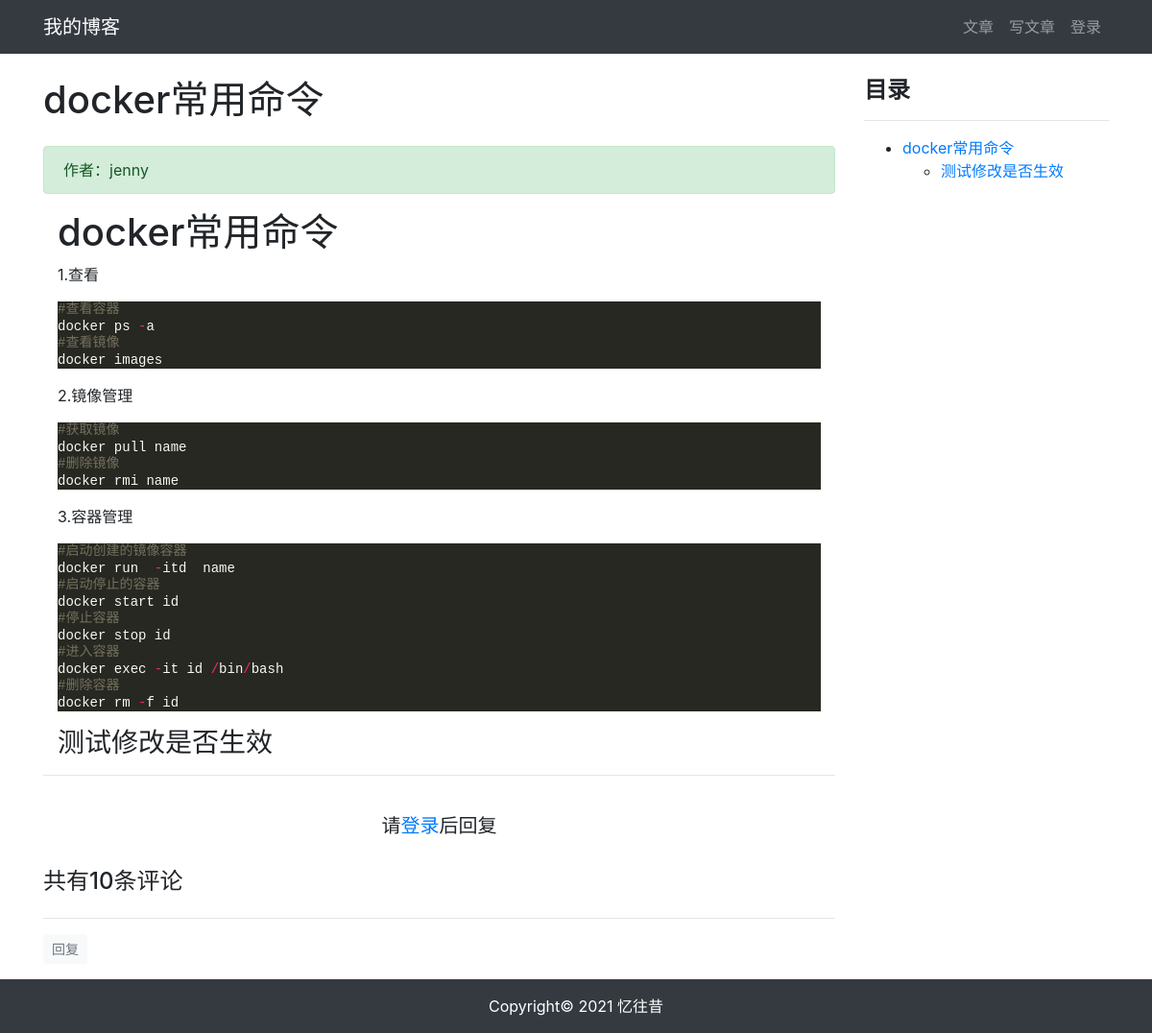
Page /article/article-detail/28/ on the committed database.
### article/models.py (models this page shows, shortened)
class ArticlePost(models.Model):
    author = models.ForeignKey(User, on_delete=models.CASCADE)
    title = models.CharField(max_length=100)
    body = models.TextField()
    created = models.DateTimeField(default=timezone.now)
    updated = models.DateTimeField(auto_now=True)
    total_views = models.PositiveIntegerField(default=0)
    tags = TaggableManager(blank=True)
    avatar = models.ImageField(upload_to='article/%Y%m%d/', blank=True)
    column = models.ForeignKey(
        ArticleColumn,
        null=True,
        blank=True,
        on_delete=models.CASCADE,
        related_name='article'
    )
    class Meta:
        ordering = ('-created',)
    def save(self, *args, **kwargs):
        article = super(ArticlePost, self).save(*args, **kwargs)
        return article

### article/views.py (the view)
# urls.py: path('article-detail/<int:id>/', views.article_detail, name='article_detail'),
def article_detail(request, id):
    article = ArticlePost.objects.get(id=id)
    comments = Comment.objects.filter(article=id)
    article.total_views += 1
    article.save(update_fields=['total_views'])
    md = markdown.Markdown(
        extensions=[
            'markdown.extensions.extra',
            'markdown.extensions.codehilite',
            'markdown.extensions.toc',
        ]
    )
    article.body = md.convert(article.body)
    comment_form = CommentForm()
    context = {'article': article,
               'toc': md.toc,
               'comments': comments,
               'comment_form': comment_form,
               }
    return render(request, 'article/detail.html', context)

### templates/article/detail.html (shortened to what this page needs)
{% extends "base.html" %}
{% load static %}
{% block content %}
<link rel="stylesheet" href="{% static 'ckeditor/ckeditor/plugins/prism/lib/prism/prism_patched.min.css' %}">
<div class="container">
    <div class="row">
        <div class="col-9">
            <h1 class="mt-4 mb-4">{{ article.title }}</h1>
            <div class="alert alert-success">
                作者：{{ article.author }}
            </div>
            <div class="col-12">
                <p>{{ article.body|safe}}</p>
            </div>
            <hr>
            {% if user.is_authenticated %}
                <div>
                    <form
                            action="{% url 'comment:post_comment' article.id %}"
                            method="POST"
                    >
                        {% csrf_token %}
                        <div class="form-group">
                            <label for="body">
                                <strong>
                                    我也要发言：
                                </strong>
                            </label>
                            <div>
                                {{ comment_form.media }}
                                {{ comment_form.body }}
                            </div>
                        </div>
                        <button type="submit" class="btn btn-primary ">发送</button>
                    </form>
                </div>
                <br>
            {% else %}
                <br>
                <h5 class="row justify-content-center">
                    请<a href="{% url 'userprofile:login' %}">登录</a>后回复
                </h5>
                <br>
            {% endif %}
            {% load mptt_tags %}
            <h4>共有{{ comments.count }}条评论</h4>
            <div class="row">
                {% recursetree comments %}
                    {% with comment=node %}
                        <div class="{% if comment.reply_to %}
                            offset-1 col-11
                            {% else %}
                            col-12
                            {% endif %}"
                        >
                            <hr>
                            <div>
                                {% if user.is_authenticated %}
                                    <button type="button"
                                            class="btn btn-light btn-sm text-muted"
                                            onclick="load_modal({{ article.id }}, {{ comment.id }})"
                                    >
                                        回复
                                    </button>
                                {% else %}
                                    <a class="btn btn-light btn-sm text-muted"
                                       href="{% url 'userprofile:login' %}"
                                    >
                                        回复
                                    </a>
                                {% endif %}
                            </div>
                        </div>
                    {% endwith %}
                {% endrecursetree %}
            </div>
        </div>
        <div class="col-3 mt-4">
            <h4><strong>目录</strong></h4>
            <hr>
            <div>
                {{ toc|safe }}
            </div>
        </div>
    </div>
</div>
{% endblock content %}

### static/md_css/monokai.css (style rules this page uses)
pre { line-height: 125%; }
.codehilite { background: #272822; color: #f8f8f2 }
.codehilite .n { color: #f8f8f2 }
.codehilite .o { color: #f92672 }
.codehilite .c1 { color: #75715e }
.codehilite .nb { color: #f8f8f2 }

### rows in the picture
ArticlePost: title "docker常用命令", author "jenny", body "docker常用命令 1.查看 #查看容器 docker ps - a #查看镜像 docker images 2.镜像管理 #获取镜像 docker pull name #删除镜像 docker rmi name 3.容器管理 #启动创建的镜像容器 docker run - itd name #启动停止的容器 docker start id #停止容器 docker stop id #进入容器 docker exec - it id / bin / bash #删除容器 docker rm - f id 测试修改是否生效", title "docker常用命令 测试修改是否生效"

### other values in the picture
{{ comments.count }} "10"
